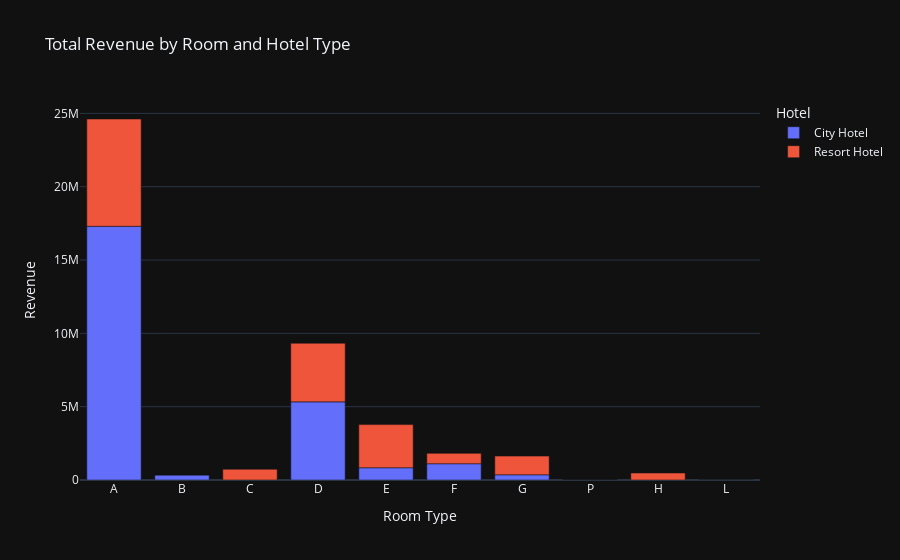

The notebook cell saved with this chart:
### Markdown cell above
### 🕵️♂️ Fifth Observation:

#### In general, city hotels appear to generate higher revenues compared to resort hotels across all room types. 

#### Room type A are the most profitable for both city and resort hotels.

### Code cell
# The Bar plot shows the total revenue by room and hotel type
# Calculate the total revenue by room and hotel type
analysis_df['revenue'] = analysis_df['adr'] * (analysis_df['stays_in_weekend_nights'] + analysis_df['stays_in_week_nights'])
df_revenue_by_room_and_hotel = analysis_df.groupby(['reserved_room_type', 'hotel'])['revenue'].sum().reset_index()

# Create a bar plot showing the total revenue by room and hotel type
fig = px.bar(
    df_revenue_by_room_and_hotel,
    x='reserved_room_type',
    y='revenue',
    title='Total Revenue by Room and Hotel Type',
    labels={'revenue': 'Revenue', 'reserved_room_type': 'Room Type', 'hotel': 'Hotel'},
    color='hotel',
    template="plotly_dark"  # Add this line for dark mode
)

fig.show()

### Figure 1 — Plotly figure (JSON) as saved in the notebook; plotly's stock layout.template omitted (floating-point values rounded to 4 significant figures)
{"data": [{"alignmentgroup": "True", "hovertemplate": "Hotel=City Hotel<br>Room Type=%{x}<br>Revenue=%{y}<extra></extra>", "legendgroup": "City Hotel", "marker": {"color": "#636efa", "pattern": {"shape": ""}}, "name": "City Hotel", "offsetgroup": "City Hotel", "orientation": "v", "showlegend": true, "textposition": "auto", "type": "bar", "x": ["A", "B", "C", "D", "E", "F", "G", "P"], "xaxis": "x", "y": [17300000.0, 346400.0, 2914.0, 5328000.0, 837300.0, 1109000.0, 354200.0, 0], "yaxis": "y"}, {"alignmentgroup": "True", "hovertemplate": "Hotel=Resort Hotel<br>Room Type=%{x}<br>Revenue=%{y}<extra></extra>", "legendgroup": "Resort Hotel", "marker": {"color": "#EF553B", "pattern": {"shape": ""}}, "name": "Resort Hotel", "offsetgroup": "Resort Hotel", "orientation": "v", "showlegend": true, "textposition": "auto", "type": "bar", "x": ["A", "B", "C", "D", "E", "F", "G", "H", "L", "P"], "xaxis": "x", "y": [7316000.0, 448, 730100.0, 3996000.0, 2940000.0, 707500.0, 1275000.0, 477800.0, 898, 0], "yaxis": "y"}], "layout": {"barmode": "relative", "legend": {"title": {"text": "Hotel"}, "tracegroupgap": 0}, "title": {"text": "Total Revenue by Room and Hotel Type"}, "xaxis": {"anchor": "y", "domain": [0, 1], "title": {"text": "Room Type"}}, "yaxis": {"anchor": "x", "domain": [0, 1], "title": {"text": "Revenue"}}}}
